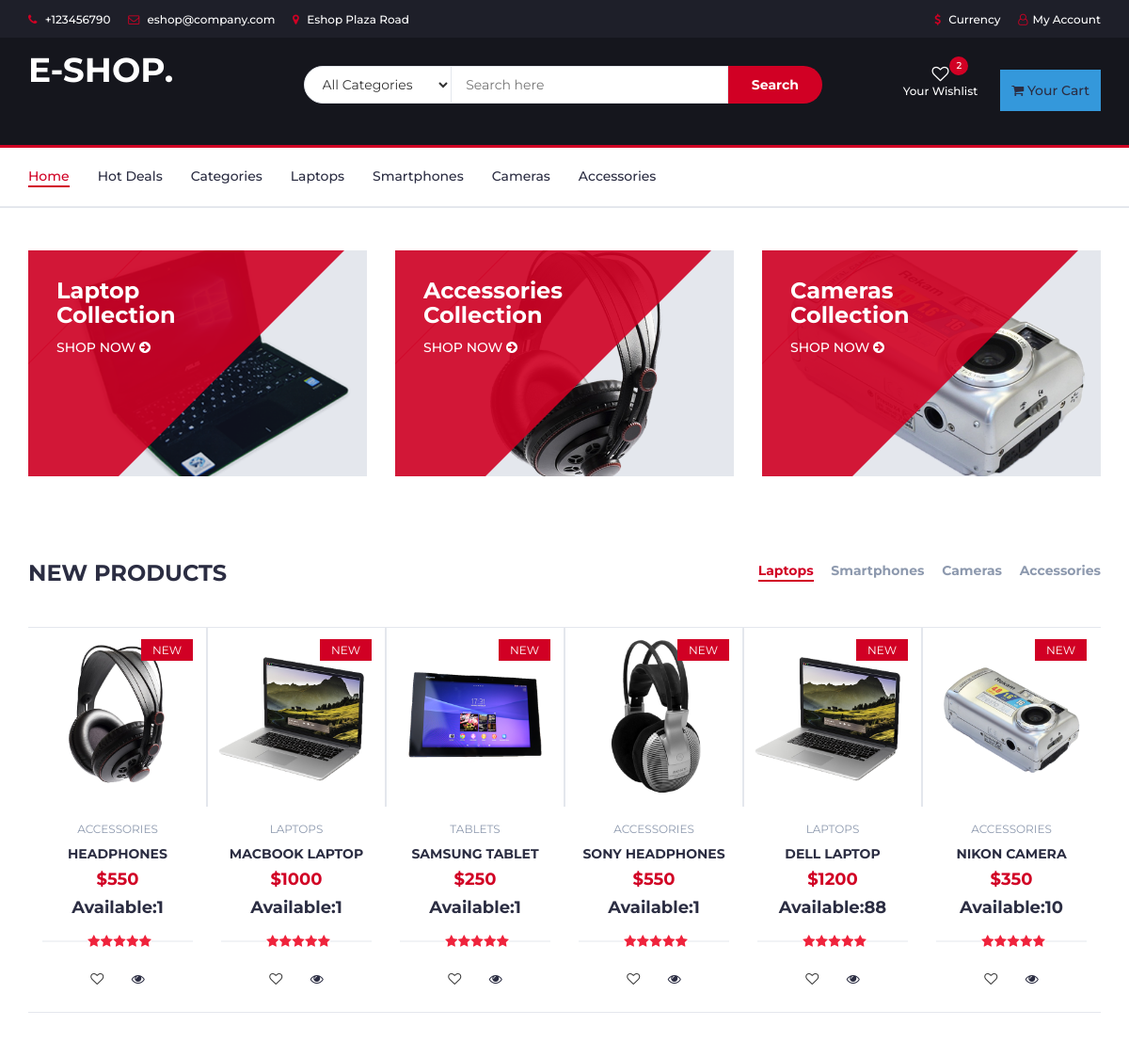
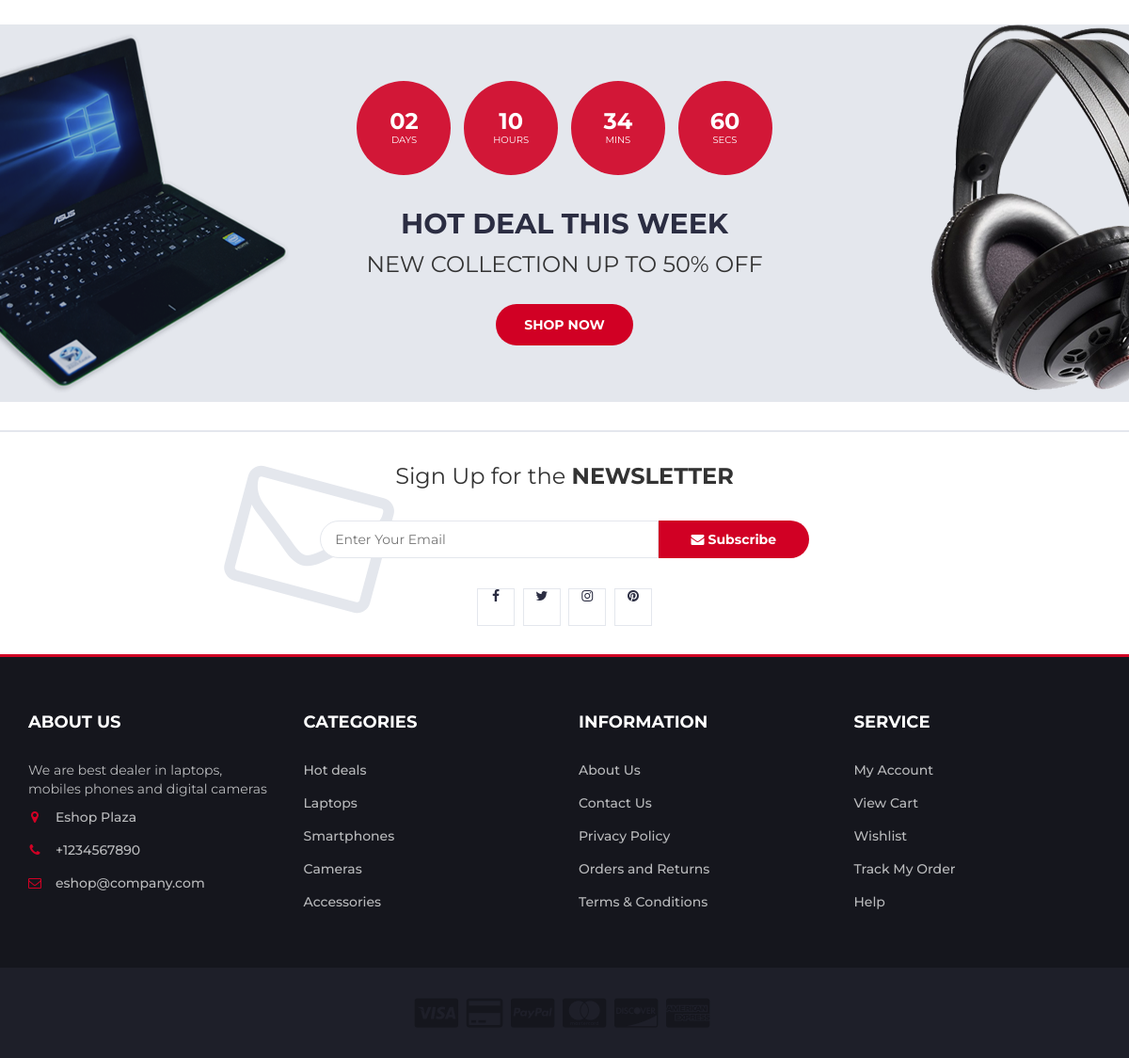
The app's page /store with its own data (2 pictures, top to bottom).
### store/models/products.py (models this page shows, shortened)
class Products(models.Model):
	name = models.CharField(max_length=60)
	price = models.IntegerField(default=0)
	category = models.ForeignKey(Category, on_delete=models.CASCADE, default=1)
	quantity = models.IntegerField(default=1)
	description = models.CharField(
								max_length=250, default='', blank=True, null=True)
	image = models.ImageField(upload_to='uploads/products/')

### store/models/category.py (models this page shows)
class Category(models.Model):
	name = models.CharField(max_length=13)
	@staticmethod
	def get_all_categories():
		return Category.objects.all()
	def __str__(self):
		return self.name

### store/views/home.py (the view)
# urls.py: path('', include('store.urls'))
def store(request):
    products = Products.objects.all()
    categories = Category.get_all_categories()
    context = {'products': products, 'categories': categories }
    return render(request, 'store/index.html', context)

### store/templates/store/index.html (shortened to what this page needs)
{% extends "store/base.html" %}
{% load static %}
{% block content %}
		<div class="section">
			<div class="container">
				<div class="row">
					<div class="col-md-4 col-xs-6">
						<div class="shop">
							<div class="shop-img">
								<img src="{% static 'myimages/shop01.png' %}" alt="">
							</div>
							<div class="shop-body">
								<h3>Laptop<br>Collection</h3>
								<a href="#" class="cta-btn">Shop now <i class="fa fa-arrow-circle-right"></i></a>
							</div>
						</div>
					</div>
					<div class="col-md-4 col-xs-6">
						<div class="shop">
							<div class="shop-img">
								<img src="{% static 'myimages/shop03.png' %}" alt="">
							</div>
							<div class="shop-body">
								<h3>Accessories<br>Collection</h3>
								<a href="#" class="cta-btn">Shop now <i class="fa fa-arrow-circle-right"></i></a>
							</div>
						</div>
					</div>
					<div class="col-md-4 col-xs-6">
						<div class="shop">
							<div class="shop-img">
								<img src="{% static 'myimages/shop02.png' %}" alt="">
							</div>
							<div class="shop-body">
								<h3>Cameras<br>Collection</h3>
								<a href="#" class="cta-btn">Shop now <i class="fa fa-arrow-circle-right"></i></a>
							</div>
						</div>
					</div>
				</div>
			</div>
		</div>
		<div class="section">
			<div class="container">
				<div class="row">
					<div class="col-md-12">
						<div class="section-title">
							<h3 class="title">New Products</h3>
							<div class="section-nav">
								<ul class="section-tab-nav tab-nav">
									<li class="active"><a data-toggle="tab" href="#tab1">Laptops</a></li>
									<li><a data-toggle="tab" href="#tab1">Smartphones</a></li>
									<li><a data-toggle="tab" href="#tab1">Cameras</a></li>
									<li><a data-toggle="tab" href="#tab1">Accessories</a></li>
								</ul>
							</div>
						</div>
					</div>
					<div class="col-md-12">
						<div class="col">
							<div class="products-tabs">
								<div id="tab1" class="tab-pane active">
									<div class="products-slick" data-nav="#slick-nav-1">
                                        <div class="product-cards">
                                            {% for product in products %}
                                                <div class="product">
                                                    <div class="product-img">
                                                        <img class="product-image" src="{{ product.image.url }}" alt="{{ product.name }}" width="100"/>
                                                        <div class="product-label">
                                                            <span class="new">NEW</span>
                                                        </div>
                                                    </div>
                                                    <div class="product-body">
                                                        <p class="product-category">{{product.category}}</p>
                                                        <h3 class="product-name"><a href="{% url 'product_detail' product.id %}">{{product.name}}</a></h3>
                                                        <h4 class="product-price">${{product.price}} </h4>
														<h4 class="product-quantity">Available:{{product.quantity}}</h4>
                                                        <div class="product-rating">
                                                            <i class="fa fa-star"></i>
                                                            <i class="fa fa-star"></i>
                                                            <i class="fa fa-star"></i>
                                                            <i class="fa fa-star"></i>
                                                            <i class="fa fa-star"></i>
                                                        </div>
                                                        <div class="product-btns">
                                                            <button class="add-to-wishlist"><i class="fa fa-heart-o"></i><span class="tooltipp">add to wishlist</span></button>
                                                           	<button class="quick-view"><a href="{% url 'product_detail' product.id %}"><i class="fa fa-eye"></i></a><span class="tooltipp">quick view</span></button>
                                                        </div>
                                                    </div>
                                                    <div class="add-to-cart">
                                                        <a href="{% url 'add_to_cart' product.id %}"><button class="add-to-cart-btn"> add to cart</button></a>
                                                    </div>
                                                </div>
                                            {% endfor %}
                                        </div>
									</div>
								</div>
							</div>
						</div>
					</div>
				</div>
			</div>
		</div>
		<div id="hot-deal" class="section">
			<div class="container">
				<div class="row">
					<div class="col-md-12">
						<div class="hot-deal">
							<ul class="hot-deal-countdown">
								<li>
									<div>
										<h3>02</h3>
										<span>Days</span>
									</div>
								</li>
								<li>
									<div>
										<h3>10</h3>
										<span>Hours</span>
									</div>
								</li>
								<li>
									<div>
										<h3>34</h3>
										<span>Mins</span>
									</div>
								</li>
								<li>
									<div>
										<h3>60</h3>
										<span>Secs</span>
									</div>
								</li>
							</ul>
							<h2 class="text-uppercase">hot deal this week</h2>
							<p>New Collection Up to 50% OFF</p>
							<a class="primary-btn cta-btn" href="#">Shop now</a>
						</div>
					</div>
				</div>
			</div>
		</div>
{% endblock %}

### store/templates/store/base.html (shortened to what this page needs)
{% load static %}
<html lang="en">
    <head>
		<link type="text/css" rel="stylesheet" href="{% static 'mycss/bootstrap.min.css' %}"/>
		<link
			href="http://cdnjs.cloudflare.com/ajax/libs/font-awesome/4.3.0/css/font-awesome.css"
			rel="stylesheet"  type='text/css'>
		<link type="text/css" rel="stylesheet" href="{% static 'mycss/style.css' %}"/>
    </head>
<body>
		<header>
			<div id="top-header">
				<div class="container">
					<ul class="header-links pull-left">
						<li><a href="#"><i class="fa fa-phone"></i> +123456790</a></li>
						<li><a href="#"><i class="fa fa-envelope-o"></i> eshop@company.com</a></li>
						<li><a href="#"><i class="fa fa-map-marker"></i> Eshop Plaza Road</a></li>
					</ul>
					<ul class="header-links pull-right">
						<li><a href="#"><i class="fa fa-dollar"></i> Currency</a></li>
						{% if user.is_authenticated %}
						<li>
							<form method="post" action="{% url 'logout' %}">
                            	{% csrf_token %}
                            	<button class="btn " type="submit">logout</button>
                        	</form>
						</li>
						{% else %}
						<li><a href="{% url 'login' %}"><i class="fa fa-user-o"></i>My Account </a></li>
						{% endif %}
					</ul>
				</div>
			</div>
			<div id="header">
				<div class="container">
					<div class="row">
						<div class="col-md-3">
							<div class="header-logo">
								<a href="{% url 'homepage' %}" class="logo">
									<h1>E-SHOP.</h1>
								</a>
							</div>
						</div>
						<div class="col-md-6">
							<div class="header-search">
								<form>
									<select class="input-select">
										<option value="0">All Categories</option>
									</select>
									<input class="input" placeholder="Search here">
									<button class="search-btn">Search</button>
								</form>
							</div>
						</div>
						<div class="col-md-3 clearfix">
							<div class="header-ctn">
								<div>
									<a href="#">
										<i class="fa fa-heart-o"></i>
										<span>Your Wishlist</span>
										<div class="qty">2</div>
									</a>
								</div>
								 {% load cart_tags %}
								<div class="dropdown">
									<button class="dropbtn" onclick="myFunction()">
										<a class="dropdown-toggle" data-toggle="dropdown" aria-expanded="true">
											<i class="fa fa-shopping-cart"></i>
											<span>Your Cart</span>
										</a>
									</button>
								</div>
							</div>
						</div>
					</div>
				</div>
			</div>
		</header>
		<nav id="navigation">
			<div class="container">
				<div id="responsive-nav">
					<ul class="main-nav nav navbar-nav">
						<li class="active"><a href="{% url 'homepage' %}">Home</a></li>
						<li><a href="#">Hot Deals</a></li>
						<li><a href="#">Categories</a></li>
						<li><a href="#">Laptops</a></li>
						<li><a href="#">Smartphones</a></li>
						<li><a href="#">Cameras</a></li>
						<li><a href="#">Accessories</a></li>
					</ul>
				</div>
			</div>
		</nav>
{% block content %}
{% endblock %}
		<div id="newsletter" class="section">
			<div class="container">
				<div class="row">
					<div class="col-md-12">
						<div class="newsletter">
							<p>Sign Up for the <strong>NEWSLETTER</strong></p>
							<form>
								<input class="input" type="email" placeholder="Enter Your Email">
								<button class="newsletter-btn"><i class="fa fa-envelope"></i> Subscribe</button>
							</form>
							<ul class="newsletter-follow">
								<li>
									<a href="#"><i class="fa fa-facebook"></i></a>
								</li>
								<li>
									<a href="#"><i class="fa fa-twitter"></i></a>
								</li>
								<li>
									<a href="#"><i class="fa fa-instagram"></i></a>
								</li>
								<li>
									<a href="#"><i class="fa fa-pinterest"></i></a>
								</li>
							</ul>
						</div>
					</div>
				</div>
			</div>
		</div>
		<footer id="footer">
			<div class="section">
				<div class="container">
					<div class="row">
						<div class="col-md-3 col-xs-6">
							<div class="footer">
								<h3 class="footer-title">About Us</h3>
								<p>We are best dealer in laptops, mobiles phones and digital cameras</p>
								<ul class="footer-links">
									<li><a href="#"><i class="fa fa-map-marker"></i>Eshop Plaza</a></li>
									<li><a href="#"><i class="fa fa-phone"></i>+1234567890</a></li>
									<li><a href="#"><i class="fa fa-envelope-o"></i>eshop@company.com</a></li>
								</ul>
							</div>
						</div>
						<div class="col-md-3 col-xs-6">
							<div class="footer">
								<h3 class="footer-title">Categories</h3>
								<ul class="footer-links">
									<li><a href="#">Hot deals</a></li>
									<li><a href="#">Laptops</a></li>
									<li><a href="#">Smartphones</a></li>
									<li><a href="#">Cameras</a></li>
									<li><a href="#">Accessories</a></li>
								</ul>
							</div>
						</div>
						<div class="col-md-3 col-xs-6">
							<div class="footer">
								<h3 class="footer-title">Information</h3>
								<ul class="footer-links">
									<li><a href="#">About Us</a></li>
									<li><a href="#">Contact Us</a></li>
									<li><a href="#">Privacy Policy</a></li>
									<li><a href="#">Orders and Returns</a></li>
									<li><a href="#">Terms & Conditions</a></li>
								</ul>
							</div>
						</div>
						<div class="col-md-3 col-xs-6">
							<div class="footer">
								<h3 class="footer-title">Service</h3>
								<ul class="footer-links">
									<li><a href="#">My Account</a></li>
									<li><a href="#">View Cart</a></li>
									<li><a href="#">Wishlist</a></li>
									<li><a href="#">Track My Order</a></li>
									<li><a href="#">Help</a></li>
								</ul>
							</div>
						</div>
					</div>
				</div>
			</div>
			<div id="bottom-footer" class="section">
				<div class="container">
					<div class="row">
						<div class="col-md-12 text-center">
							<ul class="footer-payments">
								<li><a href="#"><i class="fa fa-cc-visa"></i></a></li>
								<li><a href="#"><i class="fa fa-credit-card"></i></a></li>
								<li><a href="#"><i class="fa fa-cc-paypal"></i></a></li>
								<li><a href="#"><i class="fa fa-cc-mastercard"></i></a></li>
								<li><a href="#"><i class="fa fa-cc-discover"></i></a></li>
								<li><a href="#"><i class="fa fa-cc-amex"></i></a></li>
							</ul>
						</div>
					</div>
				</div>
			</div>
		</footer>
	    {% load static %}
</body>
</html>

### store/templates/store/base.html (style rules this page uses)
.dropbtn { background-color: #3498DB; color: white; padding: 12px; border: none; cursor: pointer; }

### records on screen
Products: image (picture), category "ACCESSORIES", name "HEADPHONES", price "550", quantity "1"
Products: image (picture), category "LAPTOPS", name "MACBOOK LAPTOP", price "1000", quantity "1"
Products: image (picture), category "TABLETS", name "SAMSUNG TABLET", price "250", quantity "1"
Products: image (picture), category "ACCESSORIES", name "SONY HEADPHONES", price "550", quantity "1"
Products: image (picture), category "LAPTOPS", name "DELL LAPTOP", price "1200", quantity "88"
Products: image (picture), category "ACCESSORIES", name "NIKON CAMERA", price "350", quantity "10"
